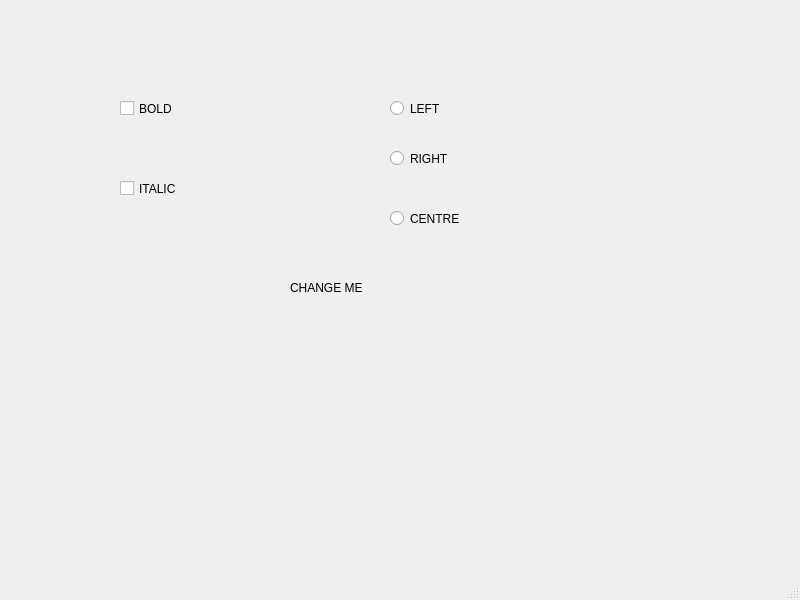
<?xml version="1.0" encoding="UTF-8"?>
<ui version="4.0">
 <class>MainWindow</class>
 <widget class="QMainWindow" name="MainWindow">
  <property name="geometry">
   <rect>
    <x>0</x>
    <y>0</y>
    <width>800</width>
    <height>600</height>
   </rect>
  </property>
  <property name="windowTitle">
   <string>MainWindow</string>
  </property>
  <widget class="QWidget" name="centralwidget">
   <widget class="QCheckBox" name="checkBox">
    <property name="geometry">
     <rect>
      <x>120</x>
      <y>100</y>
      <width>70</width>
      <height>17</height>
     </rect>
    </property>
    <property name="text">
     <string>BOLD</string>
    </property>
   </widget>
   <widget class="QCheckBox" name="checkBox_2">
    <property name="geometry">
     <rect>
      <x>120</x>
      <y>180</y>
      <width>70</width>
      <height>17</height>
     </rect>
    </property>
    <property name="text">
     <string>ITALIC</string>
    </property>
   </widget>
   <widget class="QRadioButton" name="radioButton">
    <property name="geometry">
     <rect>
      <x>390</x>
      <y>100</y>
      <width>82</width>
      <height>17</height>
     </rect>
    </property>
    <property name="text">
     <string>LEFT</string>
    </property>
   </widget>
   <widget class="QRadioButton" name="radioButton_2">
    <property name="geometry">
     <rect>
      <x>390</x>
      <y>150</y>
      <width>82</width>
      <height>17</height>
     </rect>
    </property>
    <property name="text">
     <string>RIGHT</string>
    </property>
   </widget>
   <widget class="QRadioButton" name="radioButton_3">
    <property name="geometry">
     <rect>
      <x>390</x>
      <y>210</y>
      <width>82</width>
      <height>17</height>
     </rect>
    </property>
    <property name="text">
     <string>CENTRE</string>
    </property>
   </widget>
   <widget class="QLabel" name="label">
    <property name="geometry">
     <rect>
      <x>290</x>
      <y>272</y>
      <width>81</width>
      <height>31</height>
     </rect>
    </property>
    <property name="text">
     <string>CHANGE ME</string>
    </property>
   </widget>
  </widget>
  <widget class="QMenuBar" name="menubar">
   <property name="geometry">
    <rect>
     <x>0</x>
     <y>0</y>
     <width>800</width>
     <height>26</height>
    </rect>
   </property>
  </widget>
  <widget class="QStatusBar" name="statusbar"/>
 </widget>
 <resources/>
 <connections/>
</ui>
